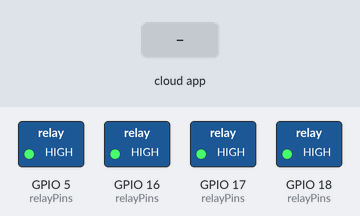
Bench run of a sketch on a simulated ESP32. Parts: switched loads named in the sketch (green lamp = pin HIGH). Inputs (shaded band) come from the test bench. WiFi joins after 1.5 s; servers stay silent unless stated; the Firebase database answers and starts empty; what the sketch prints to the serial monitor is not drawn.

Above: at 3.5 s.
3.6 s: the phone or cloud app sets relay1 to 1
At 5.8 s:
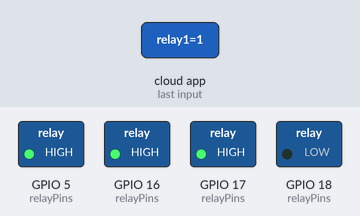
6.6 s: the phone or cloud app sets relay2 to 1
At 9.2 s:
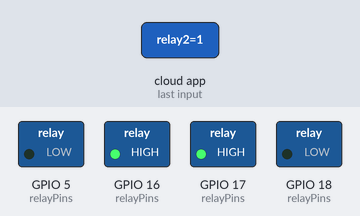
9.5 s: the phone or cloud app sets relay1 to 0
At 11.4 s:
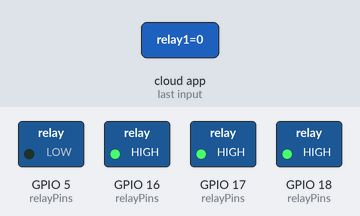
12.1 s: the phone or cloud app sets relay3 to 1
At 14.3 s:
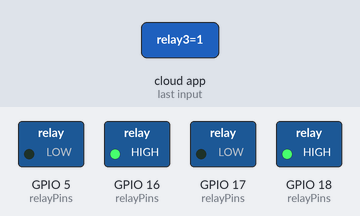
15.1 s: the phone or cloud app sets relay4 to 1
At 17.7 s:
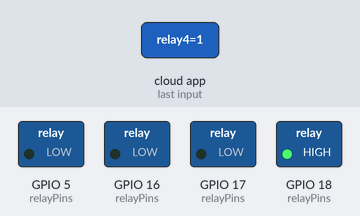
18.0 s: the phone or cloud app sets relay2 to 0
At 20.3 s:
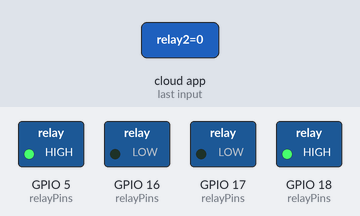
Timing chart, 0 to 21.5 s (numbered marks = the images above; inputs shaded):
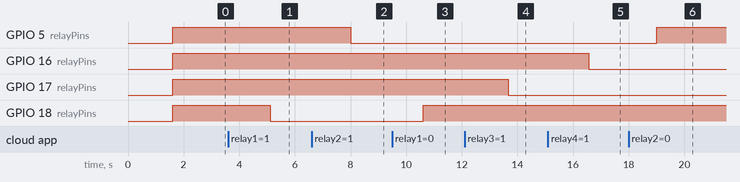

Measured:
- after the input at 3.6 s, GPIO 18 (relayPins): HIGH → LOW after 1.5 s
- after the input at 6.6 s, GPIO 5 (relayPins): HIGH → LOW after 1.4 s
- after the input at 9.5 s, GPIO 18 (relayPins): LOW → HIGH after 1.1 s
- after the input at 12.1 s, GPIO 17 (relayPins): HIGH → LOW after 1.6 s
- after the input at 15.1 s, GPIO 16 (relayPins): HIGH → LOW after 1.5 s
- after the input at 18.0 s, GPIO 5 (relayPins): LOW → HIGH after 1.0 s

The sketch:

ruph-hardware-program__optimized.ino
```cpp
#include <WiFi.h>
#include <Firebase_ESP_Client.h>
#include "addons/TokenHelper.h"
#include "addons/RTDBHelper.h"

// ====== Config ======
#define WIFI_SSID       "Infinix NOTE 30 VIP"
#define WIFI_PASSWORD   "12345678p"
#define API_KEY         "AIzaSyAkJcFWMqWUMbkKidbnd_lYCjhLEv5AiGI"
// NOTE: remove trailing slash to avoid path issues
#define DATABASE_URL    "https://andrew-5d2ad-default-rtdb.firebaseio.com"

#define RELAY4 16
#define RELAY3 17
#define RELAY2 5
#define RELAY1 18
#define STATUS_LED 2

// Relay pins array (active LOW)
const int relayPins[4] = { RELAY1, RELAY2, RELAY3, RELAY4 };
const char* relayNames[4] = { "relay1", "relay2", "relay3", "relay4" };

FirebaseData fbdo;
FirebaseAuth auth;
FirebaseConfig config;
String deviceID;

// Polling interval
unsigned long lastPollTime = 0;
const unsigned long POLL_INTERVAL = 2000;  // 2 seconds

// Optional: token callback is defined in addons/TokenHelper.h
// makes Firebase sign-in/debug visible
// config.token_status_callback = tokenStatusCallback;

void ensureWiFiSafe() {
  if (WiFi.status() == WL_CONNECTED) return;

  Serial.println("[WiFi] Lost connection. Reconnecting...");
  WiFi.disconnect();
  WiFi.begin(WIFI_SSID, WIFI_PASSWORD);

  unsigned long start = millis();
  // try for up to 10s
  while (WiFi.status() != WL_CONNECTED && millis() - start < 10000) {
    Serial.print(".");
    delay(300);
  }

  if (WiFi.status() == WL_CONNECTED) {
    Serial.println("\n[WiFi] Reconnected.");
  } else {
    Serial.println("\n[WiFi] Reconnect failed (will retry later).");
  }
}

void ensureFirebaseSafe() {
  // Don't repeatedly call Firebase.begin(); instead rely on Firebase.ready()
  if (Firebase.ready()) return;

  Serial.println("[Firebase] Not ready. Calling reconnectWiFi(true) to allow recovery.");
  Firebase.reconnectWiFi(true);
  delay(200); // allow the client to settle
}

void setup() {
  Serial.begin(115200);
  delay(100);

  // --- Wi-Fi ---
  WiFi.begin(WIFI_SSID, WIFI_PASSWORD);
  Serial.print(F("[WiFi] Connecting"));
  unsigned long wstart = millis();
  while (WiFi.status() != WL_CONNECTED && millis() - wstart < 15000) {
    Serial.print(F("."));
    delay(300);
  }
  if (WiFi.status() == WL_CONNECTED) {
    Serial.println(F("\n[WiFi] Connected!"));
    Serial.printf("[WiFi] IP: %s\n", WiFi.localIP().toString().c_str());
  } else {
    Serial.println(F("\n[WiFi] Failed to connect within timeout."));
    // proceed anyway — ensureWiFiSafe() will attempt later reconnects
  }

  // --- Device ID ---
  uint64_t chipid = ESP.getEfuseMac();
  deviceID = "ESP32_" + String((uint32_t)(chipid >> 32), HEX) +
             String((uint32_t)(chipid & 0xFFFFFFFF), HEX);
  deviceID.toUpperCase();
  Serial.println("[Device] ID: " + deviceID);

  // --- Firebase config ---
  config.api_key = API_KEY;
  config.database_url = DATABASE_URL;
  // helpful debug callback from TokenHelper
  config.token_status_callback = tokenStatusCallback;

  // Anonymous sign-up (check result)
  if (Firebase.signUp(&config, &auth, "", "")) {
    Serial.println("[Firebase] Anonymous sign-up OK");
  } else {
    Serial.printf("[Firebase] Sign-up failed: %s\n", config.signer.signupError.message.c_str());
  }

  Firebase.begin(&config, &auth);
  Firebase.reconnectWiFi(true);
  fbdo.setResponseSize(4096);

  // --- Relays (ACTIVE LOW) ---
  // Standardize: OFF = 0 in DB => Pin HIGH (inactive). ON = 1 => Pin LOW (active)
  for (int i = 0; i < 4; i++) {
    pinMode(relayPins[i], OUTPUT);
    digitalWrite(relayPins[i], HIGH); // OFF initially (active LOW)
  }

  // --- Firebase DB initialization ---
  // Wait for Firebase to be ready before writing initial states
  unsigned long startWait = millis();
  while (!Firebase.ready() && millis() - startWait < 5000) {
    Serial.print(".");
    delay(200);
  }
  Serial.println();

  if (!Firebase.ready()) {
    Serial.println("[Firebase] Not ready after startup timeout; continuing but DB writes may fail.");
  } else {
    String basePath = "/devices/" + deviceID;
    // Set status
    if (!Firebase.RTDB.setString(&fbdo, basePath + "/status", "online")) {
      Serial.printf("[Firebase] Failed to set status: %s\n", fbdo.errorReason().c_str());
    }
    // Initialize relays to 0 (OFF)
    for (int i = 0; i < 4; i++) {
      String p = basePath + "/relays/" + String(relayNames[i]);
      if (!Firebase.RTDB.setInt(&fbdo, p, 0)) {
        Serial.printf("[Firebase] Failed to init %s: %s\n", relayNames[i], fbdo.errorReason().c_str());
      }
    }
  }

  Serial.println(F("[System] Ready. Polling every 2 sec."));
}

void pollRelays() {
  if (!Firebase.ready()) {
    // nothing to do until Firebase is ready
    return;
  }

  String basePath = "/devices/" + deviceID + "/relays";

  for (int i = 0; i < 4; i++) {
    String fullPath = basePath + "/" + relayNames[i];

    // READ from Firebase
    if (!Firebase.RTDB.getInt(&fbdo, fullPath)) {
      Serial.printf("[Firebase] Read failed %s: %s\n", relayNames[i], fbdo.errorReason().c_str());
      continue;
    }

    int desired = fbdo.intData();   // 1 = ON, 0 = OFF
    bool shouldTurnOn = (desired == 1);

    // ACTIVE LOW mapping: ON -> LOW, OFF -> HIGH
    int desiredPinState = shouldTurnOn ? LOW : HIGH;

    // Only update if current pin state differs
    int currentPinState = digitalRead(relayPins[i]);
    if (currentPinState != desiredPinState) {
      digitalWrite(relayPins[i], desiredPinState);
      Serial.printf("[Relay] %s → %s\n", relayNames[i], shouldTurnOn ? "ON" : "OFF");

      // Confirm by writing the integer back to DB (keeps type consistent)
      if (!Firebase.RTDB.setInt(&fbdo, fullPath, desired)) {
        Serial.printf("[Firebase] Failed to confirm state for %s: %s\n", relayNames[i], fbdo.errorReason().c_str());
      }
    }
  }
}

void loop() {
  // ensure connectivity (non-blocking-ish)
  ensureWiFiSafe();
  ensureFirebaseSafe();

  if (millis() - lastPollTime >= POLL_INTERVAL) {
    pollRelays();
    lastPollTime = millis();
  }

  // keep short delay to allow background tasks
  delay(10);
}
```
